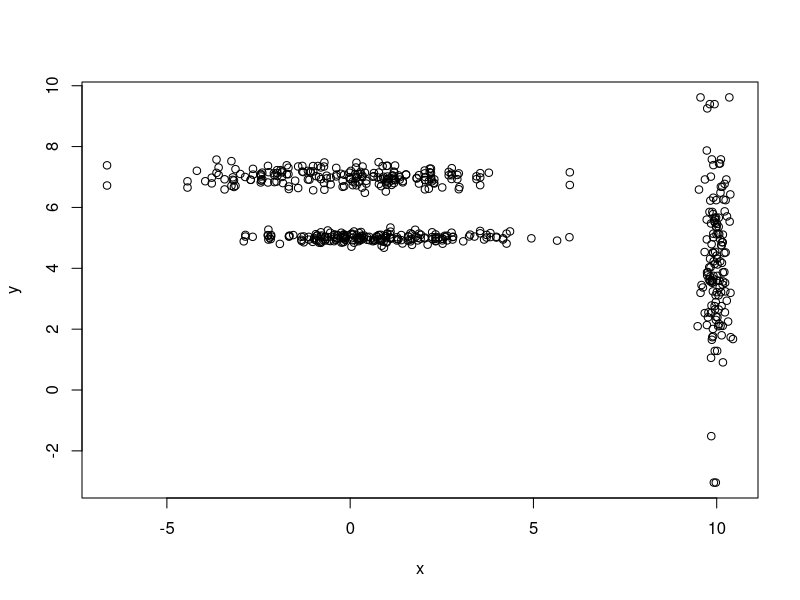

Here is the R script that generated this plot: (Note: this script raises an error after producing the figure.)


# 1
x1 <- cbind(rnorm(130, mean = 1, sd = 2), rnorm(200, mean = 5, sd = 0.1))
x2 <- cbind(rnorm(120, mean = 0, sd = 2), rnorm(200, mean = 7, sd = 0.2))
x3 <- cbind(rnorm(140, mean = 10, sd = 0.2), rnorm(100, mean = 4, sd = 2))
x <- rbind(x1, x2, x3)
plot(x[,1],x[,2], xlab = "x", ylab = "y")

# 2
cl_f <- clara(x, 3, stand = F)
cl_t <- clara(x, 3, stand = T)
plot(x, col = cl_f$clustering, xlab = "x", ylab = "y")
plot(x, col = cl_t$clustering, xlab = "x", ylab = "y")

cl_e <- clara(x, 3, metric = 'euclidean')
cl_m <- clara(x, 3, metric= 'manhattan')
plot(x, col = cl_e$clustering, xlab = "x", ylab = "y")
plot(x, col = cl_m$clustering, xlab = "x", ylab = "y")


# 3
data <- votes.repub
plot(agnes(data))

# 4
data <- animals
plot(agnes(data))


# 5
seeds_table <- read.table(file = "seeds_dataset.txt", sep = ",", stringsAsFactors = TRUE)
seeds_table$V8


cl <- clara(seeds_table, 3, metric = 'manhattan')
plot(seeds_table, col = cl$cluster)

table(seeds_table$V8, cl$clustering)
